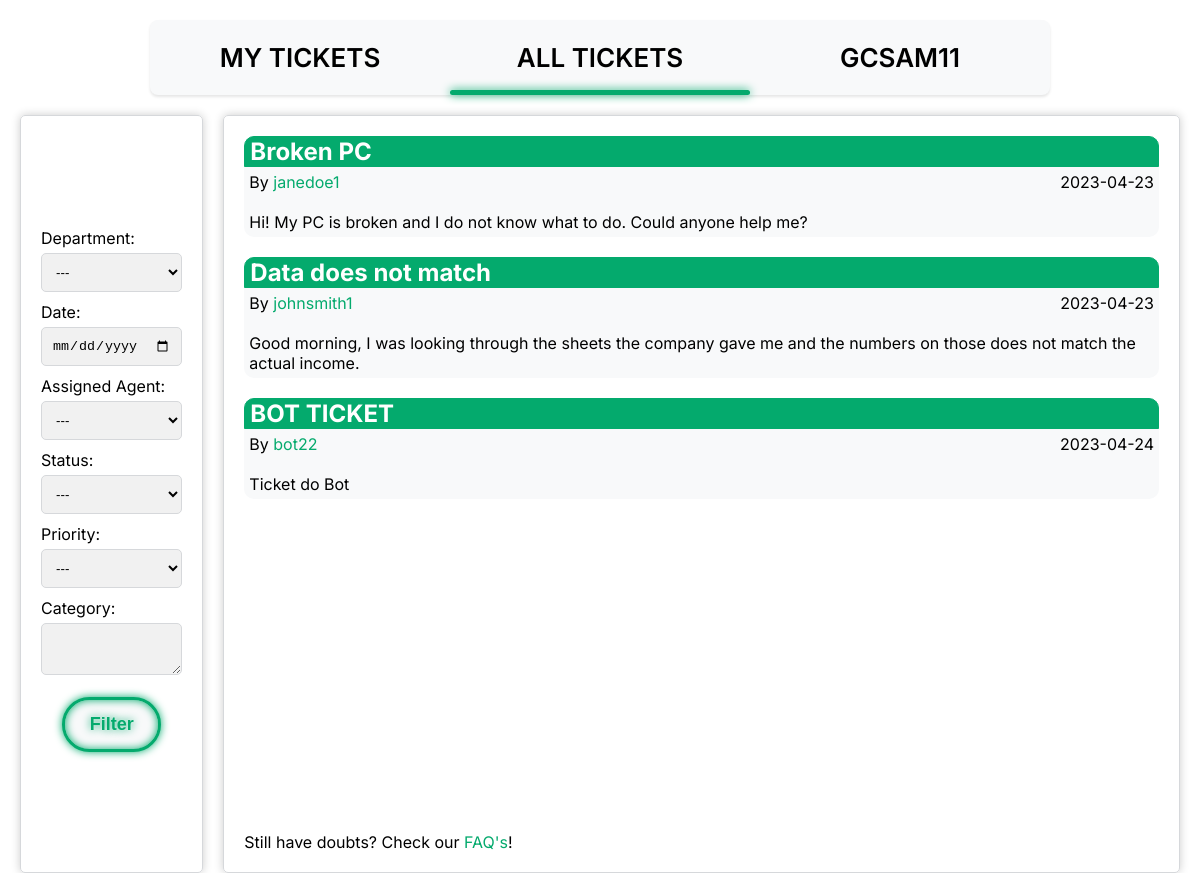
Before: /pages/all_tickets.php (signed in) with the older database file.
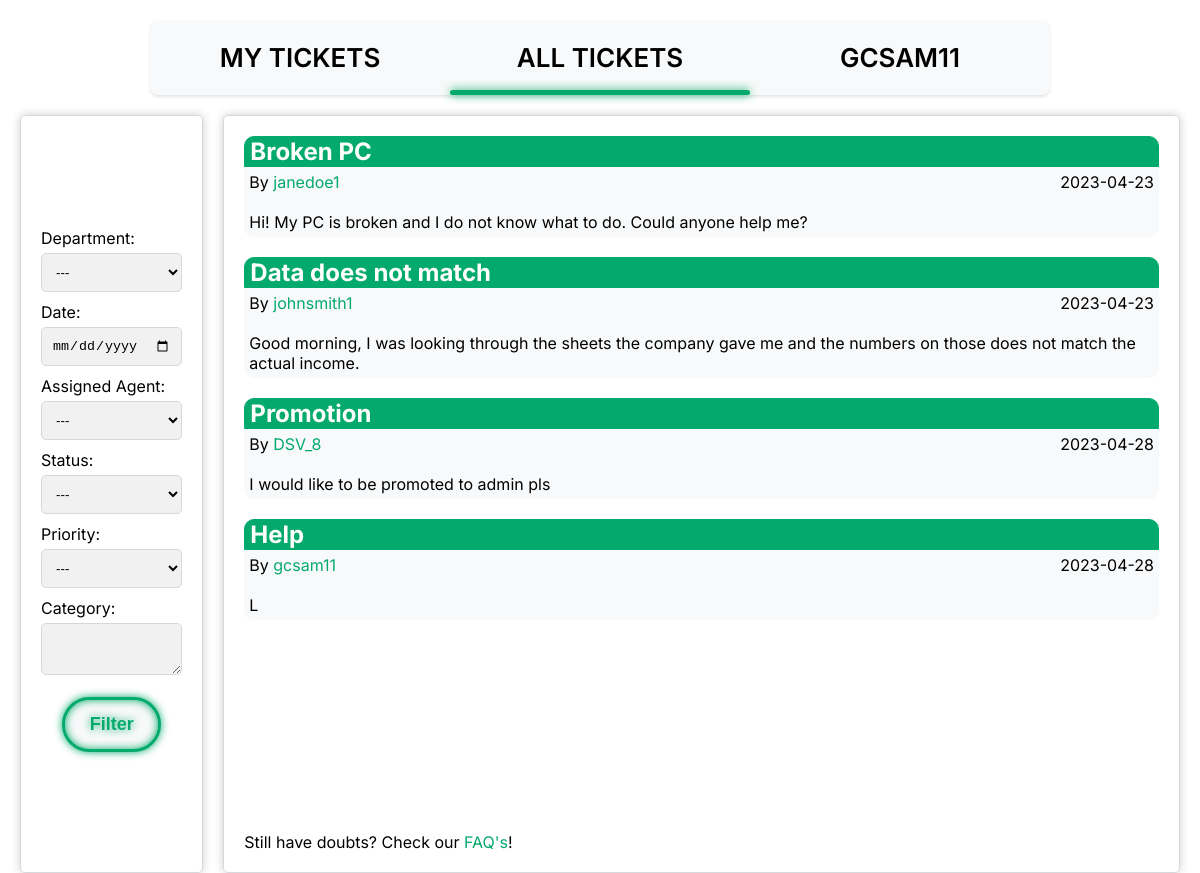
After: the same page with the newer database file.
### tables this page shows
CREATE TABLE TICKET (
    ticket_id INTEGER PRIMARY KEY AUTOINCREMENT,
    user_id INT NOT NULL,
    assigned_agent INT CHECK (assigned_agent <> user_id),
    department_id INT,
    title VARCHAR(255) NOT NULL,
    description VARCHAR(1000) NOT NULL,
    status VARCHAR(10) NOT NULL DEFAULT 'Open' CHECK (status = 'Open' OR status = 'Assigned' OR status = 'Closed'),
    priority VARCHAR(10) NOT NULL DEFAULT 'Low' CHECK (priority = 'Low' OR priority = 'Medium' OR priority = 'High'),
    date DATE NOT NULL,
    FOREIGN KEY(user_id) REFERENCES USER(user_id) ON DELETE CASCADE ON UPDATE CASCADE,
    FOREIGN KEY(department_id) REFERENCES DEPARTMENT(department_id) ON DELETE CASCADE ON UPDATE CASCADE,
    FOREIGN KEY(assigned_agent) REFERENCES USER(user_id) ON DELETE CASCADE ON UPDATE CASCADE
);

CREATE TABLE USER (
    user_id INTEGER PRIMARY KEY AUTOINCREMENT,
    department_id INT,
    name VARCHAR(255) NOT NULL,
    username VARCHAR(8) NOT NULL UNIQUE,
    email VARCHAR(255) NOT NULL UNIQUE,
    password VARCHAR(255) NOT NULL,
    type VARCHAR(10) NOT NULL DEFAULT 'Client' CHECK (type = 'Agent' OR type = 'Admin' OR type = 'Client'),
    gender VARCHAR(10) DEFAULT 'None' CHECK(gender = 'Male' or gender = 'Female' or gender = 'Other' or gender = 'None'),
    FOREIGN KEY(department_id) REFERENCES DEPARTMENT(department_id) ON DELETE CASCADE ON UPDATE CASCADE
);

### database/checkSession.php (called while the page is built, shortened)
<?php
    $profile = $_SESSION['username'];
?>

### database/get_tickets.php (the view)
<?php
    include 'connection.php';
    $stmt = $db->prepare('SELECT * FROM Ticket');
    $stmt->execute();
    while($row = $stmt -> fetch()){
        echo '<h2><a class="ticket_readmore" href="../pages/ticket.php?id=' . $row['ticket_id'] . '">' . $row['title'] . '</a></h2>';
        echo '<div class="ticket">';
        $stmt2 = $db -> prepare('SELECT username FROM User WHERE user_id = :user_id');
        $stmt2 -> bindParam(':user_id', $row['user_id']);
        $stmt2 -> execute();
        $row2 = $stmt2 -> fetch();
        echo '<div class="ticket_username_and_date"> <span class="ticket_username"> By <a class="ticket_username_link" href="../pages/profile_viewer.php?id=' .$row['user_id'] . '">' . $row2['username'] . '</a> </span> <br> <span class="ticket_date">' . $row['date'] . ' </span></div><br>';
        echo '<span class="ticket_description">' . $row['description'] . '</span>';
        echo '</div>';
    }
?>

### pages/all_tickets.php (shortened to what this page needs)
<?php
    include '../database/checkSession.php';
?>
<!DOCTYPE html>
<html>
<head>
	<link rel="stylesheet" href="../css/all_tickets.css">
</head>
<body>
    <header>
		<nav>
			<a href="../pages/my_tickets.php">My Tickets</a>
			<a href="../pages/all_tickets.php">All Tickets</a>
			<a href="../pages/profile_viewer.php"><?php echo $profile ?></a>
			<div class="animation start-all_tickets"></div>
		</nav>
    </header>
	<main>
		<section id="grid">
			<div class="box">
				<div class="box_content">
					<label for="department-filter">Department:</label>
			    	<select id="department" name="department" required>
						<option value="none">---</option>
			    	</select>
			    	<label for="date-filter">Date:</label>
			    	<input type="date" id="date-filter">
			    	<label for="agent-filter">Assigned Agent:</label>
			    	<select id="agent-filter">
				    	<option value="none">---</option>
						<?php include '../database/fetchAgents.php' ?>
			    	</select>
			    	<label for="status-filter">Status:</label>
			    	<select id="status-filter">
                    	<option value="none">---</option>
			    	</select>
			    	<label for="priority-filter">Priority:</label>
			    	<select id="priority-filter">
				    	<option value="none">---</option>
			    	</select>
			    	<label for="category-filter">Category:</label>
					<textarea id="category-filter" name="category-filter"></textarea>
                	<div class="clearfix">
				    	<button type="submit" class="filterbtn">Filter</button>
			    	</div>
				</div>
			</div>
			<div class="box2">
				<section class="right_box_content">
						<div id="tickets">
							<?php
								include '../database/get_tickets.php';
							?>
						</div>
						<footer>Still have doubts? Check our <a href="../pages/faq.php">FAQ's</a>!</footer>
				</section>
			</div>
		</section>
	</main>
</body>
</html>

### css/all_tickets.css (style rules this page uses)
:root { --clr-neon: #04AA6D; --clr-bg: #f8f9fa; }
*, *::before *::after { box-sizing: border-box; }
header { text-align: center; }
nav { position: relative; margin: 20px auto 0; width: 900px; height: 75px; background: var(--clr-bg); border-radius: 8px; font-size: 0; box-shadow: 0 2px 3px 0 rgba(0, 0, 0, 0.1); }
nav a { font-family: 'Inter', sans-serif; font-size: 26px; font-weight: 600; text-transform: uppercase; color: black; text-decoration: none; line-height: 75px; position: relative; z-index: 1; display: inline-block; text-align: center; }
nav .animation { position: absolute; height: 5px; bottom: 0; z-index: 0; background: var(--clr-neon); border-radius: 8px; transition: all .5s ease 0s; box-shadow: 0 0 10px 0 var(--clr-neon); }
nav a:nth-child(1) { width: 300px; }
nav a:nth-child(2) { width: 300px; }
nav .start-all_tickets, nav a:nth-child(2):hover~.animation { width: 300px; left: 300px; }
nav a:nth-child(3) { width: 300px; }
body { margin: 0; padding: 0; font-family: 'Inter', sans-serif; }
section { height: 89.5vh; display: flex; }
#grid { display: grid; grid-template-columns: repeat(6, 1fr); grid-gap: 20px; padding: 20px; }
#grid .box { display: flex; justify-content: center; align-items: center; padding: 20px; border: 1px solid #d6d8db; border-radius: 5px; box-shadow: 0px 0px 10px rgba(0,0,0,0.2); grid-column: 1/2; }
label { display: block; margin-bottom: 5px; }
select, input[type="date"], textarea { padding: 10px; border-radius: 5px; border: 1px solid #d6d8db; margin-bottom: 10px; width: 100%; box-sizing: border-box; background-color: #f1f1f1; }
textarea { resize: vertical; }
.clearfix { display: grid; place-items: center; font-family: 'Inter', sans-serif; color: var(--clr-neon); }
.filterbtn { background-color: var(--clr-bg); color: var(--clr-neon); padding: 14px 20px; margin: 8px 0; border: 3px solid var(--clr-neon); border-radius: 32px; cursor: pointer; opacity: 1; text-align: center; font-weight: 800; font-size: large; width: 70%; transition: opacity 100ms linear; text-shadow: 0 0 0.125em hsl(0 0% 100% / 0.5), 0 0 0.45em var(--clr-neon); box-shadow: inset 0 0 0.5em 0 var(--clr-neon), 0 0 0.5em 0 var(--clr-neon); }
#grid .box2 { padding: 20px; border: 1px solid #d6d8db; border-radius: 5px; box-shadow: 0px 0px 10px rgba(0,0,0,0.2); grid-column: 2/7; }
.right_box_content { position: relative; }
.right_box_content footer { position: absolute; bottom: 0; left: 0; width: 100%; }
.right_box_content footer > a { color: var(--clr-neon); text-decoration: none; }
#tickets { width: 100%; height: 97%; overflow-x: hidden; overflow-y: auto; }
h2 { border: 1px solid var(--clr-neon); padding-left: 5px; margin-bottom: 0; border-radius: 10px 10px 0px 0px; background-color: var(--clr-neon); }
h2:first-of-type { margin-top: 0; }
.ticket_readmore { color: white; text-decoration: none; }
.ticket_username_and_date { display: flex; justify-content: space-between; }
.ticket_username_link { text-decoration: none; color: var(--clr-neon); }
.ticket { border: 0px; background-color: var(--clr-bg); border-radius: 0px 0px 10px 10px; padding: 5px; }
.ticket:last-of-type { margin-bottom: 10px; }

Changed rows visible on the page:
changed ticket: title "BOT TICKET" → "Promotion"; user.username "bot22" → "DSV_8"; date "2023-04-24" → "2023-04-28"; description "Ticket do Bot" → "I would like to be promoted to admin pls"
added ticket: title "Help", user.username "gcsam11", date "2023-04-28", description "L"
